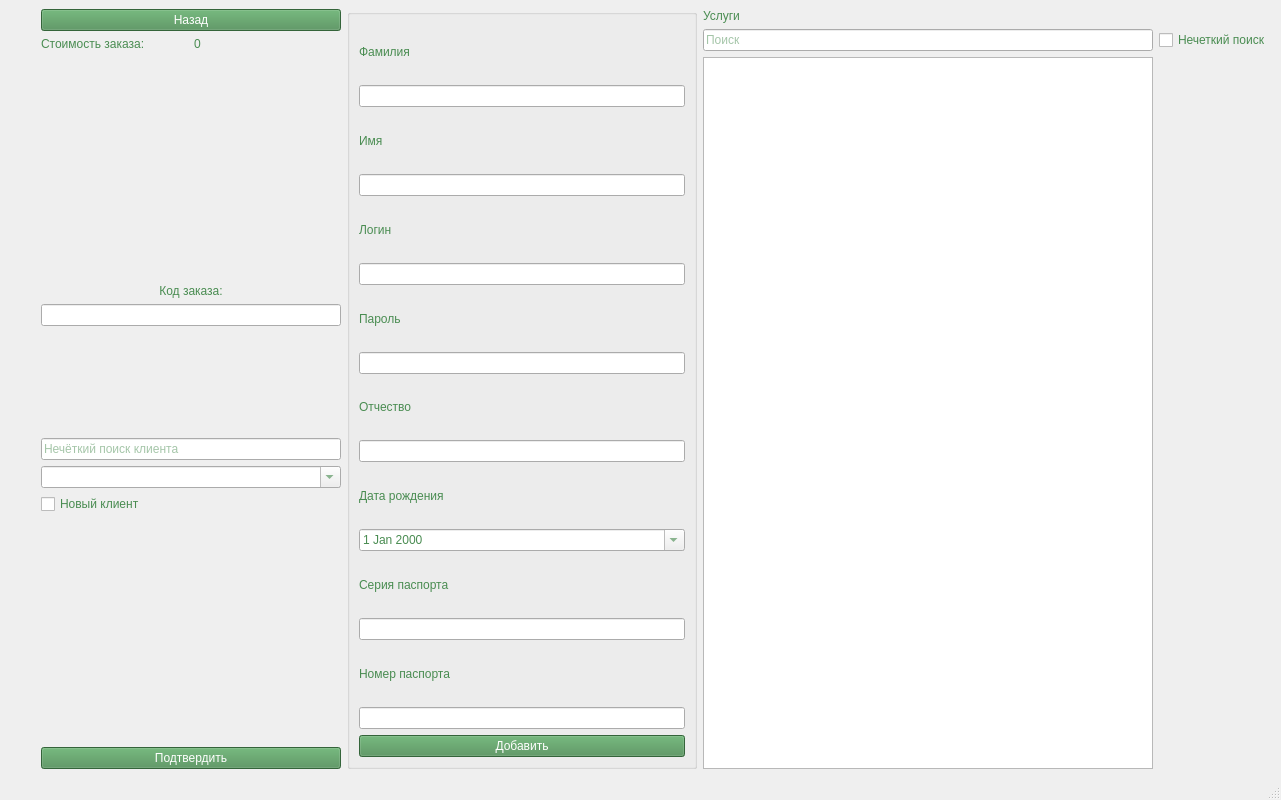
<?xml version="1.0" encoding="UTF-8"?>
<ui version="4.0">
 <class>MainWindow</class>
 <widget class="QMainWindow" name="MainWindow">
  <property name="geometry">
   <rect>
    <x>0</x>
    <y>0</y>
    <width>1281</width>
    <height>800</height>
   </rect>
  </property>
  <property name="minimumSize">
   <size>
    <width>1200</width>
    <height>800</height>
   </size>
  </property>
  <property name="windowTitle">
   <string>ПСОО &quot;Не навреди&quot; - Лаборант - Прием отходов</string>
  </property>
  <property name="windowIcon">
   <iconset>
    <normaloff>../img/Логотип.png</normaloff>../img/Логотип.png</iconset>
  </property>
  <property name="styleSheet">
   <string notr="true">QWidget {
	font: 700 14pt &quot;Comic Sans MS&quot;;
	color: rgb(73, 140,81);
}
QPushButton{
	background-color: rgb(73, 140,81);
	color:#ffffff;
	font: 700 11pt &quot;Comic Sans MS&quot;;
}</string>
  </property>
  <widget class="QWidget" name="centralwidget">
   <layout class="QGridLayout" name="gridLayout">
    <item row="0" column="3">
     <widget class="QLabel" name="label_6">
      <property name="text">
       <string>Услуги</string>
      </property>
     </widget>
    </item>
    <item row="1" column="4">
     <widget class="QCheckBox" name="checkBox_2">
      <property name="text">
       <string>Нечеткий поиск</string>
      </property>
     </widget>
    </item>
    <item row="1" column="3">
     <widget class="QLineEdit" name="lineEdit_2">
      <property name="placeholderText">
       <string>Поиск</string>
      </property>
     </widget>
    </item>
    <item row="2" column="0">
     <spacer name="horizontalSpacer">
      <property name="orientation">
       <enum>Qt::Horizontal</enum>
      </property>
      <property name="sizeHint" stdset="0">
       <size>
        <width>40</width>
        <height>20</height>
       </size>
      </property>
     </spacer>
    </item>
    <item row="0" column="1" rowspan="3">
     <layout class="QVBoxLayout" name="verticalLayout">
      <item>
       <widget class="QPushButton" name="pushButton_5">
        <property name="sizePolicy">
         <sizepolicy hsizetype="Minimum" vsizetype="Expanding">
          <horstretch>0</horstretch>
          <verstretch>0</verstretch>
         </sizepolicy>
        </property>
        <property name="text">
         <string>Назад</string>
        </property>
       </widget>
      </item>
      <item>
       <layout class="QHBoxLayout" name="horizontalLayout_2">
        <item>
         <widget class="QLabel" name="label_4">
          <property name="text">
           <string>Стоимость заказа:</string>
          </property>
         </widget>
        </item>
        <item>
         <widget class="QLabel" name="label_3">
          <property name="text">
           <string>0</string>
          </property>
         </widget>
        </item>
       </layout>
      </item>
      <item>
       <spacer name="verticalSpacer">
        <property name="orientation">
         <enum>Qt::Vertical</enum>
        </property>
        <property name="sizeHint" stdset="0">
         <size>
          <width>20</width>
          <height>40</height>
         </size>
        </property>
       </spacer>
      </item>
      <item>
       <spacer name="verticalSpacer_2">
        <property name="orientation">
         <enum>Qt::Vertical</enum>
        </property>
        <property name="sizeHint" stdset="0">
         <size>
          <width>20</width>
          <height>40</height>
         </size>
        </property>
       </spacer>
      </item>
      <item>
       <spacer name="verticalSpacer_7">
        <property name="orientation">
         <enum>Qt::Vertical</enum>
        </property>
        <property name="sizeHint" stdset="0">
         <size>
          <width>20</width>
          <height>40</height>
         </size>
        </property>
       </spacer>
      </item>
      <item>
       <spacer name="verticalSpacer_9">
        <property name="orientation">
         <enum>Qt::Vertical</enum>
        </property>
        <property name="sizeHint" stdset="0">
         <size>
          <width>20</width>
          <height>40</height>
         </size>
        </property>
       </spacer>
      </item>
      <item>
       <spacer name="verticalSpacer_6">
        <property name="orientation">
         <enum>Qt::Vertical</enum>
        </property>
        <property name="sizeHint" stdset="0">
         <size>
          <width>20</width>
          <height>40</height>
         </size>
        </property>
       </spacer>
      </item>
      <item>
       <spacer name="verticalSpacer_11">
        <property name="orientation">
         <enum>Qt::Vertical</enum>
        </property>
        <property name="sizeHint" stdset="0">
         <size>
          <width>20</width>
          <height>40</height>
         </size>
        </property>
       </spacer>
      </item>
      <item>
       <spacer name="verticalSpacer_13">
        <property name="orientation">
         <enum>Qt::Vertical</enum>
        </property>
        <property name="sizeHint" stdset="0">
         <size>
          <width>20</width>
          <height>40</height>
         </size>
        </property>
       </spacer>
      </item>
      <item>
       <widget class="QLabel" name="label">
        <property name="sizePolicy">
         <sizepolicy hsizetype="Expanding" vsizetype="Expanding">
          <horstretch>0</horstretch>
          <verstretch>0</verstretch>
         </sizepolicy>
        </property>
        <property name="text">
         <string>Код заказа:</string>
        </property>
        <property name="alignment">
         <set>Qt::AlignCenter</set>
        </property>
       </widget>
      </item>
      <item>
       <widget class="QLineEdit" name="lineEdit">
        <property name="sizePolicy">
         <sizepolicy hsizetype="Expanding" vsizetype="MinimumExpanding">
          <horstretch>0</horstretch>
          <verstretch>0</verstretch>
         </sizepolicy>
        </property>
        <property name="minimumSize">
         <size>
          <width>300</width>
          <height>0</height>
         </size>
        </property>
        <property name="inputMask">
         <string/>
        </property>
       </widget>
      </item>
      <item>
       <widget class="QLabel" name="label_2">
        <property name="minimumSize">
         <size>
          <width>0</width>
          <height>100</height>
         </size>
        </property>
        <property name="maximumSize">
         <size>
          <width>293</width>
          <height>100</height>
         </size>
        </property>
        <property name="text">
         <string/>
        </property>
        <property name="scaledContents">
         <bool>true</bool>
        </property>
       </widget>
      </item>
      <item>
       <widget class="QLineEdit" name="lineEdit_5">
        <property name="placeholderText">
         <string>Нечёткий поиск клиента</string>
        </property>
       </widget>
      </item>
      <item>
       <widget class="QComboBox" name="comboBox">
        <property name="editable">
         <bool>true</bool>
        </property>
       </widget>
      </item>
      <item>
       <widget class="QCheckBox" name="checkBox">
        <property name="text">
         <string>Новый клиент</string>
        </property>
       </widget>
      </item>
      <item>
       <spacer name="verticalSpacer_12">
        <property name="orientation">
         <enum>Qt::Vertical</enum>
        </property>
        <property name="sizeHint" stdset="0">
         <size>
          <width>20</width>
          <height>40</height>
         </size>
        </property>
       </spacer>
      </item>
      <item>
       <spacer name="verticalSpacer_14">
        <property name="orientation">
         <enum>Qt::Vertical</enum>
        </property>
        <property name="sizeHint" stdset="0">
         <size>
          <width>20</width>
          <height>40</height>
         </size>
        </property>
       </spacer>
      </item>
      <item>
       <spacer name="verticalSpacer_10">
        <property name="orientation">
         <enum>Qt::Vertical</enum>
        </property>
        <property name="sizeHint" stdset="0">
         <size>
          <width>20</width>
          <height>40</height>
         </size>
        </property>
       </spacer>
      </item>
      <item>
       <spacer name="verticalSpacer_4">
        <property name="orientation">
         <enum>Qt::Vertical</enum>
        </property>
        <property name="sizeHint" stdset="0">
         <size>
          <width>20</width>
          <height>40</height>
         </size>
        </property>
       </spacer>
      </item>
      <item>
       <spacer name="verticalSpacer_5">
        <property name="orientation">
         <enum>Qt::Vertical</enum>
        </property>
        <property name="sizeHint" stdset="0">
         <size>
          <width>20</width>
          <height>40</height>
         </size>
        </property>
       </spacer>
      </item>
      <item>
       <spacer name="verticalSpacer_3">
        <property name="orientation">
         <enum>Qt::Vertical</enum>
        </property>
        <property name="sizeHint" stdset="0">
         <size>
          <width>20</width>
          <height>40</height>
         </size>
        </property>
       </spacer>
      </item>
      <item>
       <spacer name="verticalSpacer_8">
        <property name="orientation">
         <enum>Qt::Vertical</enum>
        </property>
        <property name="sizeHint" stdset="0">
         <size>
          <width>20</width>
          <height>40</height>
         </size>
        </property>
       </spacer>
      </item>
      <item>
       <widget class="QPushButton" name="pushButton">
        <property name="text">
         <string>Подтвердить</string>
        </property>
       </widget>
      </item>
     </layout>
    </item>
    <item row="0" column="2" rowspan="3">
     <widget class="QGroupBox" name="groupBox">
      <property name="minimumSize">
       <size>
        <width>350</width>
        <height>0</height>
       </size>
      </property>
      <property name="title">
       <string/>
      </property>
      <property name="flat">
       <bool>false</bool>
      </property>
      <property name="checkable">
       <bool>false</bool>
      </property>
      <property name="checked">
       <bool>false</bool>
      </property>
      <layout class="QVBoxLayout" name="verticalLayout_2">
       <item>
        <widget class="QLabel" name="label_12">
         <property name="text">
          <string>Фамилия</string>
         </property>
        </widget>
       </item>
       <item>
        <widget class="QLineEdit" name="lineEdit_10"/>
       </item>
       <item>
        <widget class="QLabel" name="label_16">
         <property name="text">
          <string>Имя</string>
         </property>
        </widget>
       </item>
       <item>
        <widget class="QLineEdit" name="lineEdit_9"/>
       </item>
       <item>
        <widget class="QLabel" name="label_5">
         <property name="text">
          <string>Логин</string>
         </property>
        </widget>
       </item>
       <item>
        <widget class="QLineEdit" name="lineEdit_3"/>
       </item>
       <item>
        <widget class="QLabel" name="label_7">
         <property name="text">
          <string>Пароль</string>
         </property>
        </widget>
       </item>
       <item>
        <widget class="QLineEdit" name="lineEdit_4">
         <property name="echoMode">
          <enum>QLineEdit::Password</enum>
         </property>
        </widget>
       </item>
       <item>
        <widget class="QLabel" name="label_18">
         <property name="text">
          <string>Отчество</string>
         </property>
        </widget>
       </item>
       <item>
        <widget class="QLineEdit" name="lineEdit_14"/>
       </item>
       <item>
        <widget class="QLabel" name="label_17">
         <property name="text">
          <string>Дата рождения</string>
         </property>
        </widget>
       </item>
       <item>
        <widget class="QDateEdit" name="dateEdit_2">
         <property name="frame">
          <bool>true</bool>
         </property>
         <property name="accelerated">
          <bool>false</bool>
         </property>
         <property name="showGroupSeparator" stdset="0">
          <bool>false</bool>
         </property>
         <property name="calendarPopup">
          <bool>true</bool>
         </property>
        </widget>
       </item>
       <item>
        <widget class="QLabel" name="label_19">
         <property name="text">
          <string>Серия паспорта</string>
         </property>
        </widget>
       </item>
       <item>
        <widget class="QLineEdit" name="lineEdit_15">
         <property name="inputMask">
          <string>0000</string>
         </property>
        </widget>
       </item>
       <item>
        <widget class="QLabel" name="label_15">
         <property name="text">
          <string>Номер паспорта</string>
         </property>
        </widget>
       </item>
       <item>
        <widget class="QLineEdit" name="lineEdit_13">
         <property name="inputMask">
          <string>000000</string>
         </property>
        </widget>
       </item>
       <item>
        <widget class="QPushButton" name="pushButton_2">
         <property name="text">
          <string>Добавить</string>
         </property>
        </widget>
       </item>
      </layout>
     </widget>
    </item>
    <item row="2" column="3">
     <widget class="QListWidget" name="listWidget">
      <property name="minimumSize">
       <size>
        <width>450</width>
        <height>0</height>
       </size>
      </property>
     </widget>
    </item>
    <item row="2" column="4">
     <spacer name="horizontalSpacer_2">
      <property name="orientation">
       <enum>Qt::Horizontal</enum>
      </property>
      <property name="sizeHint" stdset="0">
       <size>
        <width>40</width>
        <height>20</height>
       </size>
      </property>
     </spacer>
    </item>
   </layout>
  </widget>
  <widget class="QStatusBar" name="statusbar"/>
 </widget>
 <resources/>
 <connections/>
</ui>
